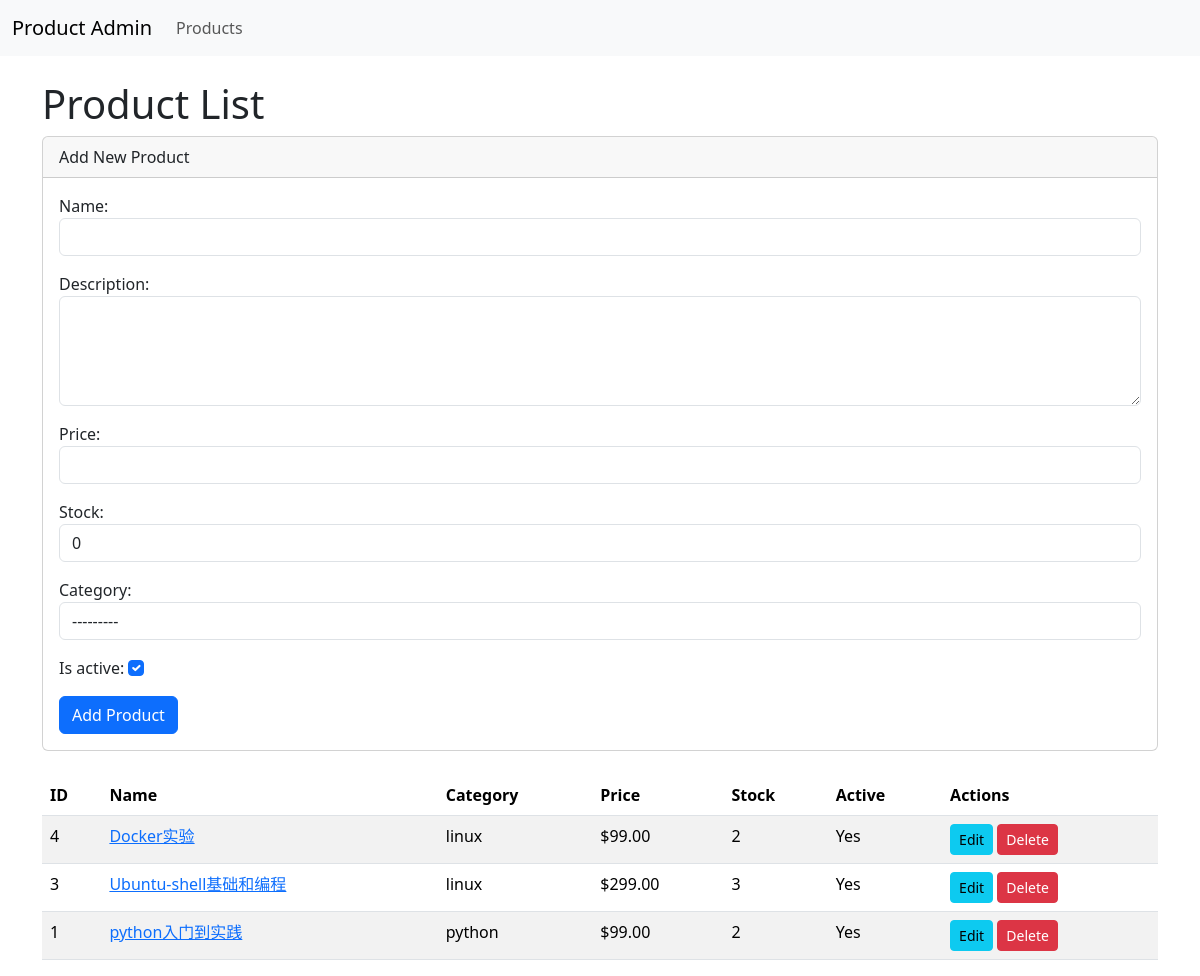
Screenshot of /products/ with the database file from the repository.
### products/models.py (models this page shows, shortened)
class Category(models.Model):
    name = models.CharField(max_length=100, unique=True)
    description = models.TextField(blank=True, null=True)
    class Meta:
        verbose_name = "分类"
        verbose_name_plural = verbose_name
    def __str__(self):
        return self.name

class Product(models.Model):
    name = models.CharField(max_length=255, unique=True)
    description = models.TextField(blank=True, null=True)
    price = models.DecimalField(max_digits=10, decimal_places=2)
    stock = models.IntegerField(default=0)
    category = models.ForeignKey(Category, on_delete=models.SET_NULL, null=True, blank=True, related_name='products')
    created_at = models.DateTimeField(auto_now_add=True)
    updated_at = models.DateTimeField(auto_now=True)
    is_active = models.BooleanField(default=True)
    class Meta:
        ordering = ['name']
        verbose_name = "产品"
        verbose_name_plural = verbose_name

### products/views.py (the view)
# urls.py: path('products/', ProductListView.as_view(), name='product_list'),
class ProductListView(ListView):
    model = Product
    template_name = 'products/product_list.html'
    context_object_name = 'products'  # 指定在模板中使用的上下文变量名，默认为 object_list
    def get_context_data(self, **kwargs):
        context = super().get_context_data(**kwargs)
        context['form'] = ProductForm()  # 将 ProductForm 添加到上下文
        return context

### products/forms.py
class ProductForm(forms.ModelForm):
    class Meta:
        model = Product
        fields = ['name', 'description', 'price', 'stock', 'category', 'is_active']
        widgets = {
            'description': forms.Textarea(attrs={'rows': 4}),
            'is_active': forms.CheckboxInput(),
        }
    def __init__(self, *args, **kwargs):
        super().__init__(*args, **kwargs)
        self.fields['category'].queryset = Category.objects.all()
        for field_name, field in self.fields.items():
            if isinstance(field.widget, forms.TextInput) or \
               isinstance(field.widget, forms.NumberInput) or \
               isinstance(field.widget, forms.Textarea) or \
               isinstance(field.widget, forms.Select):
                field.widget.attrs.update({'class': 'form-control'})
            elif isinstance(field.widget, forms.CheckboxInput):
                field.widget.attrs.update({'class': 'form-check-input'})

### products/templates/products/product_list.html (shortened to what this page needs)
{% extends 'base.html' %}
{% block content %}
<h1>Product List</h1>
<div class="card mb-4">
    <div class="card-header">Add New Product</div>
    <div class="card-body">
        <form id="addProductForm" method="POST" action="{% url 'products:product-list' %}">
            {{ form.as_p }}
            <button type="submit" class="btn btn-primary">Add Product</button>
        </form>
    </div>
</div>
<div class="table-responsive">
    <table class="table table-striped" id="productTable">
        <thead>
            <tr>
                <th>ID</th>
                <th>Name</th>
                <th>Category</th>
                <th>Price</th>
                <th>Stock</th>
                <th>Active</th>
                <th>Actions</th>
            </tr>
        </thead>
        <tbody>
            {% for product in products %}
            <tr id="product-row-{{ product.id }}">
                <td>{{ product.id }}</td>
                <td><a href="{% url 'products:product_detail' product.id %}">{{ product.name }}</a></td>
                <td>{{ product.category.name|default:"N/A" }}</td>
                <td>${{ product.price }}</td>
                <td>{{ product.stock }}</td>
                <td>{% if product.is_active %}Yes{% else %}No{% endif %}</td>
                <td>
                    <a href="{% url 'products:product_edit' product.id %}" class="btn btn-sm btn-info">Edit</a>
                    <form method="post" action="{% url 'products:product_delete' product.id %}" style="display: inline;"
                        onsubmit="return confirm('Are you sure you want to delete this product?');">
                        <button type="submit" class="btn btn-sm btn-danger">Delete</button>
                    </form>
                </td>
            </tr>
            {% empty %}
            <tr>
                <td colspan="7">No products found.</td>
            </tr>
            {% endfor %}
        </tbody>
    </table>
</div>
{% endblock %}

### templates/base.html (shortened to what this page needs)
{% load static %}
<!DOCTYPE html>
<html lang="en">
<head>
    <link rel="stylesheet" href="{% static 'bootstrap-5.3.3/css/bootstrap.min.css' %}">
</head>
<body>
    <nav class="navbar navbar-expand-lg navbar-light bg-light">
        <div class="container-fluid">
            <a class="navbar-brand" href="{% url 'admin:index' %}">Product Admin</a>
            <div class="collapse navbar-collapse" id="navbarNav">
                <ul class="navbar-nav">
                    <li class="nav-item">
                        <a class="nav-link" href="">Products</a>
                    </li>
                    </ul>
            </div>
        </div>
    </nav>
    <div class="container mt-4">
        {% block content %}{% endblock %}
    </div>
</body>
</html>

### rows the page displays
Product: id "4", name "Docker实验", category.name "linux", price "99.00", stock "2", is_active "Yes"
Product: id "3", name "Ubuntu-shell基础和编程", category.name "linux", price "299.00", stock "3", is_active "Yes"
Product: id "1", name "python入门到实践", category.name "python", price "99.00", stock "2", is_active "Yes"
